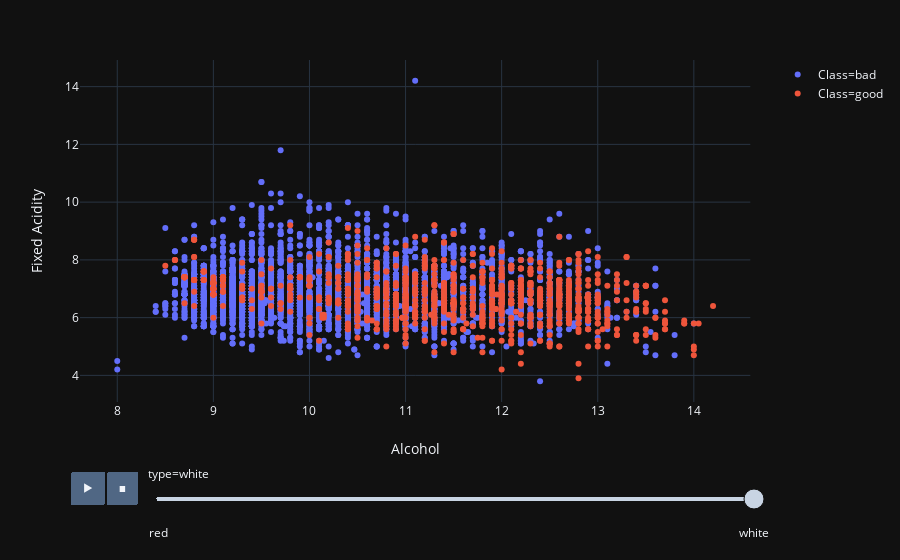

Source (notebook cell):
### Code cell
# Compare red-wine vs white-wine - 2 features
px.scatter(df, x="alcohol", y="fixed acidity", color='class', 
           animation_frame='type',
           labels={'alcohol':'Alcohol', 'fixed acidity':'Fixed Acidity', 'class':'Class'},
           template='plotly_dark')

### Figure 1 — Plotly figure (JSON) as saved in the notebook; plotly's stock layout.template omitted (floating-point values rounded to 4 significant figures; data arrays with more than 128 entries replaced by an {"elided": "..."} marker saying what was removed)
{"data": [{"hoverlabel": {"namelength": 0}, "hovertemplate": "Class=bad<br>type=white<br>Alcohol=%{x}<br>Fixed Acidity=%{y}", "legendgroup": "Class=bad", "marker": {"color": "#636efa", "symbol": "circle"}, "mode": "markers", "name": "Class=bad", "showlegend": true, "type": "scatter", "x": {"elided": "3838 float values"}, "xaxis": "x", "y": {"elided": "3838 float values"}, "yaxis": "y"}, {"hoverlabel": {"namelength": 0}, "hovertemplate": "Class=good<br>type=white<br>Alcohol=%{x}<br>Fixed Acidity=%{y}", "legendgroup": "Class=good", "marker": {"color": "#EF553B", "symbol": "circle"}, "mode": "markers", "name": "Class=good", "showlegend": true, "type": "scatter", "x": {"elided": "1060 float values"}, "xaxis": "x", "y": {"elided": "1060 float values"}, "yaxis": "y"}], "layout": {"autosize": true, "legend": {"tracegroupgap": 0}, "margin": {"t": 60}, "sliders": [{"active": 1, "currentvalue": {"prefix": "type="}, "len": 0.9, "pad": {"b": 10, "t": 60}, "steps": [{"args": [["red"], {"frame": {"duration": 0, "redraw": false}, "fromcurrent": true, "mode": "immediate", "transition": {"duration": 0, "easing": "linear"}}], "label": "red", "method": "animate"}, {"args": [["white"], {"frame": {"duration": 0, "redraw": false}, "fromcurrent": true, "mode": "immediate", "transition": {"duration": 0, "easing": "linear"}}], "label": "white", "method": "animate"}], "x": 0.1, "xanchor": "left", "y": 0, "yanchor": "top"}], "updatemenus": [{"buttons": [{"args": [null, {"frame": {"duration": 500, "redraw": false}, "fromcurrent": true, "mode": "immediate", "transition": {"duration": 500, "easing": "linear"}}], "label": "&#9654;", "method": "animate"}, {"args": [[null], {"frame": {"duration": 0, "redraw": false}, "fromcurrent": true, "mode": "immediate", "transition": {"duration": 0, "easing": "linear"}}], "label": "&#9724;", "method": "animate"}], "direction": "left", "pad": {"r": 10, "t": 70}, "showactive": false, "type": "buttons", "x": 0.1, "xanchor": "right", "y": 0, "yanchor": "top"}], "xaxis": {"anchor": "y", "autorange": true, "domain": [0, 0.98], "range": [8.01, 15.29], "title": {"text": "Alcohol"}, "type": "linear"}, "yaxis": {"anchor": "x", "autorange": true, "domain": [0, 1], "range": [3.834, 16.67], "title": {"text": "Fixed Acidity"}, "type": "linear"}}}
